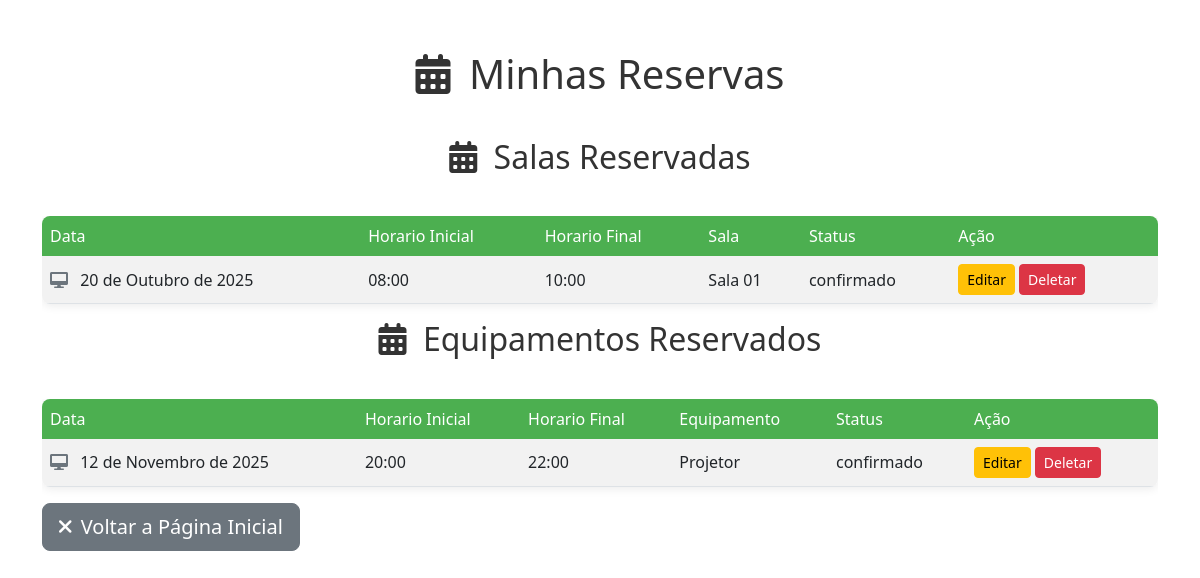
Before: /reservas/ (signed in) with the older database file.
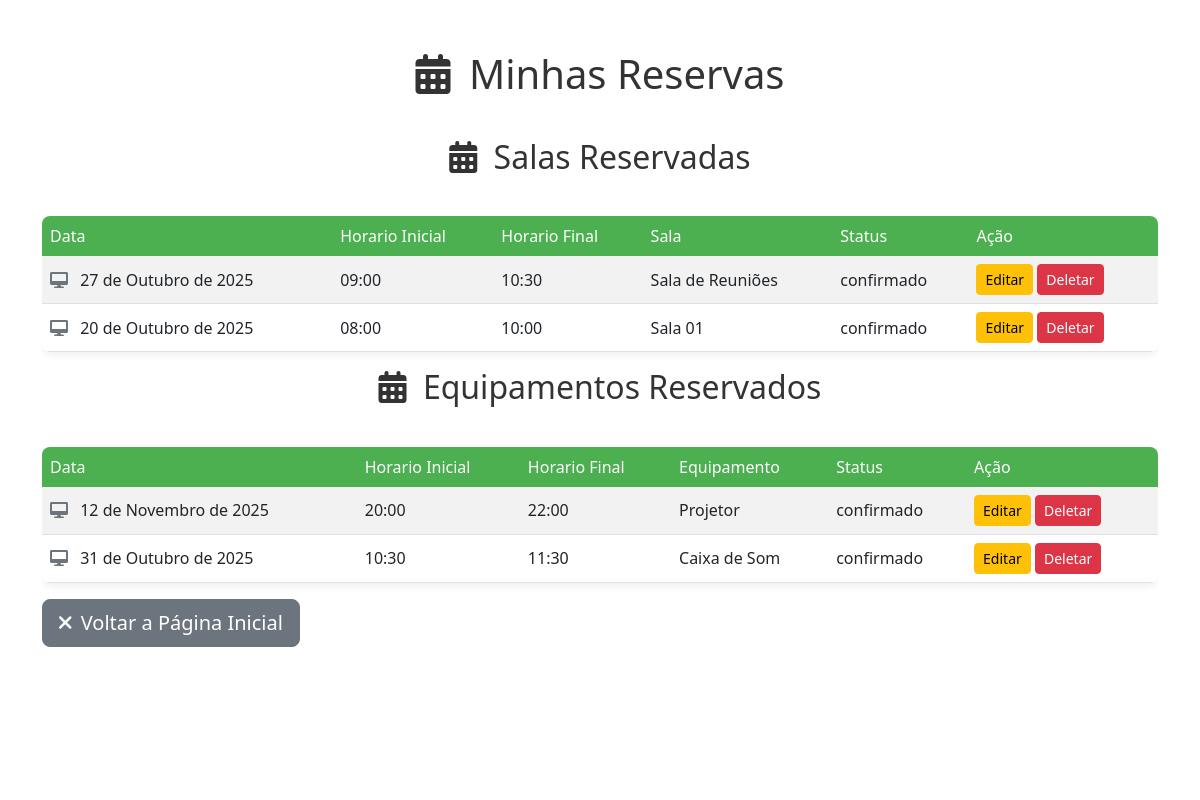
After: the same page with the newer database file.
### app/models.py (models this page shows, shortened)
class ReservaSala(models.Model):
    sala = models.ForeignKey(Sala, on_delete=models.PROTECT)
    data = models.DateField()
    hora_inicio = models.TimeField()
    hora_fim = models.TimeField()
    status = models.CharField(max_length=50, default='confirmado')

class Sala(models.Model):
    idSala = models.AutoField(primary_key=True)
    nome = models.CharField(max_length=100)
    capacidade = models.IntegerField()
    statusDisponibilidade = models.CharField(max_length=50, default='disponível')
    def __str__(self):
        return self.nome

class ReservaEquipamento(models.Model):
    equipamento = models.ForeignKey(Equipamento, on_delete=models.PROTECT)
    data = models.DateField()
    hora_inicio = models.TimeField()
    hora_fim = models.TimeField()
    status = models.CharField(max_length=50, default='confirmado')

class Equipamento(models.Model):
    idEquipamento = models.AutoField(primary_key=True)
    tipo = models.CharField(max_length=50)
    statusDisponibilidade = models.CharField(max_length=50, default='disponível')
    def __str__(self):
        return self.tipo

### app/views.py (the view)
# urls.py: path('reservas/', reservas, name='reservas'),
@login_required
def reservas(request):
    reservasSala = ReservaSala.objects.all().order_by('-data', '-hora_inicio', '-hora_fim')
    reservasEquipamento = ReservaEquipamento.objects.all().order_by('-data', '-hora_inicio', '-hora_fim')
    return render(request, 'reservas.html', {'reservaSala': reservasSala, 'reservaEquipamento': reservasEquipamento })

### app/templates/reservas.html (shortened to what this page needs)
{% load static %}
<!DOCTYPE html>
<html lang="pt-br">
<head>
    <link href="https://cdn.jsdelivr.net/npm/bootstrap@5.3.0/dist/css/bootstrap.min.css" rel="stylesheet">
    <link rel="stylesheet" href="https://cdnjs.cloudflare.com/ajax/libs/font-awesome/6.0.0-beta3/css/all.min.css" />
</head>
<body>
    <div class="page-background"></div>
    <div class="container dashboard-container">
        <h1 class="welcome-header">
            <i class="fas fa-calendar-alt me-2"></i> Minhas Reservas
        </h1>
        <h2 class="welcome-header">
            <i class="fas fa-calendar-alt me-2"></i> Salas Reservadas
        </h2>
        <div class="table-responsive">
            <table class="table table-striped table-hover align-middle">
                <thead>
                    <tr>
                        <th scope="col">Data</th>
                        <th scope="col">Horario Inicial</th>
                        <th scope="col">Horario Final</th>
                        <th scope="col">Sala</th>
                        <th scope="col">Status</th>
                        <th scope="col">Ação</th>
                    </tr>
                </thead>
                <tbody>
                    {%for r in reservaSala%}
                    <tr>
                        <td><i class="fas fa-desktop me-2 text-secondary"></i> {{ r.data }}</td>
                        <td>{{ r.hora_inicio }}</td>
                        <td>{{ r.hora_fim }}</td>
                        <td>{{ r.sala }}</td>
                        <td>{{ r.status }}</td>
                        <td>
                            <a href="{% url 'editar_reserva_sala' r.id %}" class="btn btn-warning btn-sm">Editar</a>
                            <a href="{% url 'deletar_reserva_sala' r.id %}" class="btn btn-danger btn-sm">Deletar</a>
                        </td>
                    {% empty %}
                    <tr>
                        <td colspan="4" class="text-center">Nenhum aluno cadastrado.</td>
                    </tr>
                    {%endfor%}
                </tbody>
            </table>
        </div>
        <h2 class="welcome-header">
            <i class="fas fa-calendar-alt me-2"></i> Equipamentos Reservados
        </h2>
        <div class="table-responsive">
            <table class="table table-striped table-hover align-middle">
                <thead>
                    <tr>
                        <th scope="col">Data</th>
                        <th scope="col">Horario Inicial</th>
                        <th scope="col">Horario Final</th>
                        <th scope="col">Equipamento</th>
                        <th scope="col">Status</th>
                        <th scope="col">Ação</th>
                    </tr>
                </thead>
                <tbody>
                    {%for r in reservaEquipamento%}
                    <tr>
                        <td><i class="fas fa-desktop me-2 text-secondary"></i> {{ r.data }}</td>
                        <td>{{ r.hora_inicio }}</td>
                        <td>{{ r.hora_fim }}</td>
                        <td>{{ r.equipamento }}</td>
                        <td>{{ r.status }}</td>
                        <td>
                            <a href="{% url 'editar_reserva_equipamento' r.id %}" class="btn btn-warning btn-sm">Editar</a>
                            <a href="{% url 'deletar_reserva_equipamento' r.id %}" class="btn btn-danger btn-sm">Deletar</a>
                        </td>
                    </tr>
                    {% empty %}
                    <tr>
                        <td colspan="4" class="text-center">Nenhum Equipamento Reservado.</td>
                    </tr>
                    {%endfor%}
                </tbody>
            </table>
        </div>
        <a href="{% url 'index' %}" class="btn btn-secondary btn-lg order-md-1">
            <i class="fas fa-times me-1"></i> Voltar a Página Inicial
        </a>
    </div>
</body>
</html>

### app/templates/reservas.html (style rules this page uses)
:root { --if-green: #4CAF50; --if-green-dark: #45a049; }
body { background-color: #ffffff; position: relative; }
.page-background { position: absolute; top: 0; left: 0; width: 100%; height: 100%; overflow: hidden; z-index: -1; }
.page-background::before { content: ''; position: absolute; top: 0; left: 0; width: 100%; height: 100%; background-image: url('https://www.ifbaiano.edu.br/unidades/bonfim/files/2019/09/imagem-destacada-alunas.jpg'); background-size: cover; background-position: center; background-repeat: no-repeat; opacity: 0.15; }
.dashboard-container { padding-top: 50px; padding-bottom: 50px; min-height: 100vh; }
.welcome-header { margin-bottom: 40px; font-weight: 300; text-align: center; color: #333; }
.table { background-color: white; border-radius: 8px; overflow: hidden; box-shadow: 0 2px 10px rgba(0, 0, 0, 0.08); }
.table thead th { background-color: var(--if-green); color: white; font-weight: 500; border-bottom: none; }

Changed rows visible on the page:
added ReservaSala: data "27 de Outubro de 2025", hora_inicio "09:00", hora_fim "10:30", sala "Sala de Reuniões", status "confirmado"
added ReservaEquipamento: data "31 de Outubro de 2025", hora_inicio "10:30", hora_fim "11:30", equipamento "Caixa de Som", status "confirmado"
